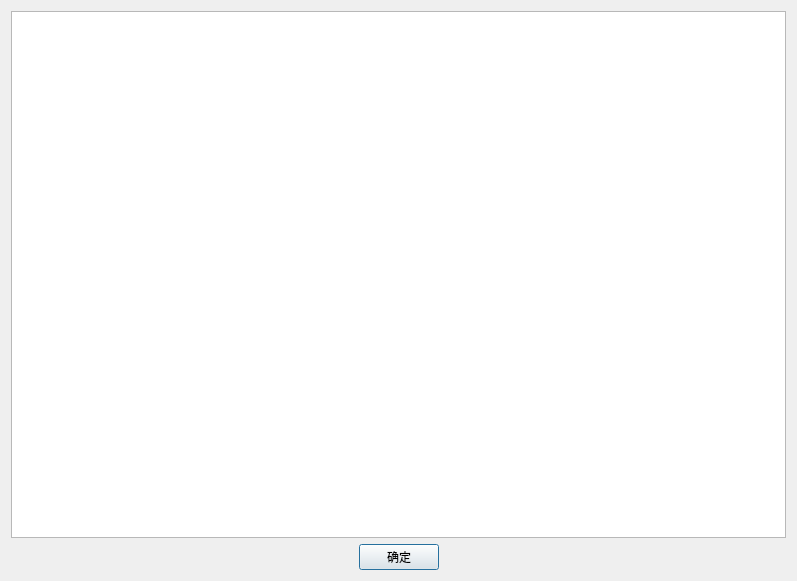
<?xml version="1.0" encoding="UTF-8"?>
<ui version="4.0">
 <class>OperationResultClass</class>
 <widget class="QDialog" name="OperationResultClass">
  <property name="geometry">
   <rect>
    <x>0</x>
    <y>0</y>
    <width>797</width>
    <height>581</height>
   </rect>
  </property>
  <property name="windowTitle">
   <string>复制结果</string>
  </property>
  <layout class="QGridLayout" name="gridLayout">
   <item row="0" column="0">
    <layout class="QVBoxLayout" name="verticalLayout">
     <item>
      <widget class="QTextEdit" name="textEdit">
       <property name="readOnly">
        <bool>true</bool>
       </property>
      </widget>
     </item>
     <item>
      <layout class="QHBoxLayout" name="horizontalLayout">
       <item>
        <spacer name="horizontalSpacer">
         <property name="orientation">
          <enum>Qt::Orientation::Horizontal</enum>
         </property>
         <property name="sizeHint" stdset="0">
          <size>
           <width>40</width>
           <height>20</height>
          </size>
         </property>
        </spacer>
       </item>
       <item>
        <widget class="QPushButton" name="pushButton">
         <property name="text">
          <string>确定</string>
         </property>
        </widget>
       </item>
       <item>
        <spacer name="horizontalSpacer_2">
         <property name="orientation">
          <enum>Qt::Orientation::Horizontal</enum>
         </property>
         <property name="sizeHint" stdset="0">
          <size>
           <width>40</width>
           <height>20</height>
          </size>
         </property>
        </spacer>
       </item>
      </layout>
     </item>
    </layout>
   </item>
  </layout>
 </widget>
 <layoutdefault spacing="6" margin="11"/>
 <resources/>
 <connections>
  <connection>
   <sender>pushButton</sender>
   <signal>clicked()</signal>
   <receiver>OperationResultClass</receiver>
   <slot>close()</slot>
   <hints>
    <hint type="sourcelabel">
     <x>398</x>
     <y>558</y>
    </hint>
    <hint type="destinationlabel">
     <x>398</x>
     <y>290</y>
    </hint>
   </hints>
  </connection>
  <connection>
   <sender>pushButton</sender>
   <signal>clicked()</signal>
   <receiver>OperationResultClass</receiver>
   <slot>deleteLater()</slot>
   <hints>
    <hint type="sourcelabel">
     <x>398</x>
     <y>558</y>
    </hint>
    <hint type="destinationlabel">
     <x>398</x>
     <y>290</y>
    </hint>
   </hints>
  </connection>
 </connections>
</ui>
